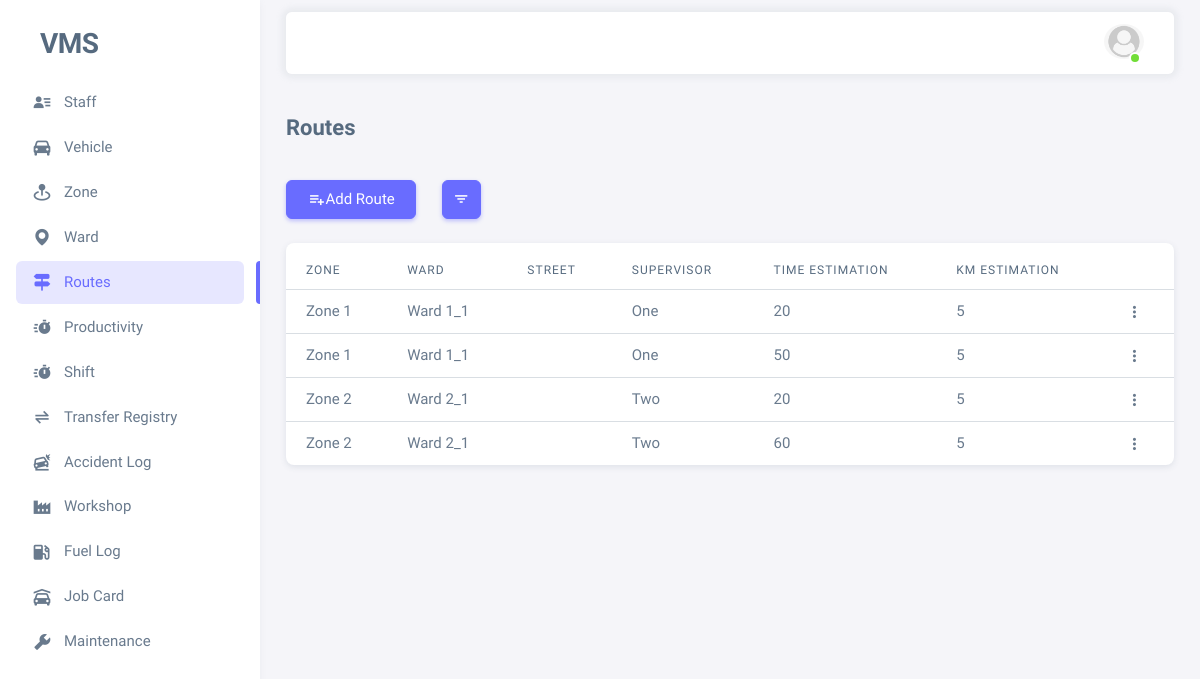
The page /route-list/ (signed in) on the database its author committed.
### vms_app/models.py (models this page shows, shortened)
class Employee(AbstractBaseUser, PermissionsMixin):
    id = models.UUIDField(primary_key=True, editable=False, unique=True, default=uuid.uuid4)
    name = models.CharField(max_length=100)
    image = models.ImageField(upload_to='profiles/', null=True, blank=True)
    employee_id = models.CharField(max_length=100, unique=True)
    is_active = models.BooleanField(default=True)
    is_staff = models.BooleanField(default=True)
    is_superuser = models.BooleanField(default=False)
    is_zonal_manager = models.BooleanField(default=False)
    is_mechanic = models.BooleanField(default=False)
    contact = models.CharField(max_length=255)
    address = models.TextField()
    remark = models.TextField(null=True, blank=True)
    objects = EmployeeManager()
    USERNAME_FIELD = 'employee_id'
    REQUIRED_FIELDS = ['name']
    def __str__(self) -> str:
        return self.name

class Route(models.Model):
    zone = models.ForeignKey(Zone, related_name='zone_routes_set', on_delete=models.PROTECT)
    ward = models.ForeignKey(Ward, related_name='ward_routes_set', on_delete=models.PROTECT)
    route = models.CharField(max_length=500, null=True, blank=True)
    starting_point = models.CharField(max_length=250, default=None, null=True, blank=True)
    km_estimation = models.IntegerField(null=True, blank=True, default=50)
    time_estimation = models.IntegerField(default=100, null=True, blank=True)
    is_active = models.BooleanField(default=True)
    is_working = models.BooleanField(default=False)
    supervisor = models.ForeignKey(Employee, on_delete=models.SET_NULL, null=True, blank=True,
                                   related_name='route_supervised_by', limit_choices_to={'is_active': True})
    created_by = models.ForeignKey(Employee, on_delete=models.SET_NULL, null=True, blank=True,
                                   related_name='route_created_by')
    created_on = models.DateTimeField(auto_now_add=True)
    updated_by = models.ForeignKey(Employee, on_delete=models.SET_NULL, null=True, blank=True,
                                   related_name='route_updated_by')
    updated_on = models.DateTimeField(auto_now=True)

class Zone(models.Model):
    zone_name = models.CharField(max_length=50, unique=True)
    zone_code = models.CharField(max_length=50, null=True, blank=True)
    is_active = models.BooleanField(default=True)
    def __str__(self):
        if self.zone_code:
            return self.zone_code
        else:
            return self.zone_name

class Ward(models.Model):
    ward_name = models.CharField(max_length=50, unique=True)
    ward_code = models.CharField(max_length=50, blank=True, null=True)  # should be altered to unique later
    zone = models.ForeignKey(Zone, related_name='contained_wards_set', on_delete=models.PROTECT)
    is_active = models.BooleanField(default=True)
    def __str__(self):
        return f"{self.ward_name}"

### vms_app/views.py (the view)
# urls.py: path('route-list/', views.route_list, name='route_list'),
@login_required(login_url='login')
@active_required
def route_list(request):
    search_active = False if request.GET.get('query', None) == "in_active" else True
    routes = Route.objects.filter(is_active=search_active)
    context = {
        "routes": routes,
        "menu": "menu-route"
    }
    return render(request, 'vms_app/routes_list.html', context)

### vms_app/templates/vms_app/routes_list.html (shortened to what this page needs)
{% extends "base.html" %}
{% block content %}
<h4 class="fw-bold py-3 mb-4">Routes</h4>
<div class="row">
    <div class="col-auto">
        <a href="{% url "add_route" %}" class="btn btn-primary">
            <span class="tf-icons bx bx-list-plus"></span> Add Route
        </a>
    </div>
    <div class="col-auto">
        <button type="button" class="btn btn-primary btn-icon dropdown-toggle hide-arrow" data-bs-toggle="dropdown" aria-expanded="false">
            <i class="bx bx-filter"></i>
        </button>
    </div>
</div>
<div class="card mt-4">
    <div class="table-responsive text-nowrap mt-2">
        <table class="table">
            <thead>
                <tr>
                    <th>Zone</th>
                    <th>Ward</th>
                    <th>Street</th>
                    <th>Supervisor</th>
                    <th>Time Estimation</th>
                    <th>Km Estimation</th>
                    <th></th>
                </tr>
            </thead>
            <tbody class="table-border-bottom-0">
                {% for route in routes %}
                <tr>
                    <td>{{route.zone}}</td>
                    <td>{{route.ward}}</td>
                    <td>{{route.street}}</td>
                    <td>{{route.supervisor}}</td>
                    <td>{{route.time_estimation}}</td>
                    <td>{{route.km_estimation}}</td>
                    <td>
                        {% if request.user.is_superuser %}
                        <div class="dropdown">
                            <button type="button" class="btn p-0 dropdown-toggle hide-arrow" data-bs-toggle="dropdown">
                              <i class="bx bx-dots-vertical-rounded"></i>
                            </button>
                        </div>
                        {% else %}
                            <a href="{% url "edit_route" route.id %}" class="btn btn-sm btn-icon btn-primary">
                                <span class="tf-icons bx bxs-pencil"></span>
                            </a>
                        {% endif %}
                    </td>
                </tr>
                {% endfor %}
            </tbody>
        </table>
    </div>
</div>
{% endblock content %}

### templates/base.html (shortened to what this page needs)
<!DOCTYPE html>
{% load static %}
<html
        lang="en"
        class="light-style layout-menu-fixed"
        dir="ltr"
        data-theme="theme-default"
        data-assets-path="{% static "assets/" %}"
        data-template="vertical-menu-template-free"
>
<head>
    <link rel="stylesheet" href="{% static "assets/vendor/fonts/boxicons.css" %}"/>
    <link rel="stylesheet" href="{% static "assets/vendor/css/core.css" %}" class="template-customizer-core-css"/>
    <link rel="stylesheet" href="{% static "assets/vendor/css/theme-default.css" %}"
          class="template-customizer-theme-css"/>
    <link rel="stylesheet" href="{% static "assets/css/demo.css" %}"/>
    <link rel="stylesheet" href="{% static "assets/vendor/libs/perfect-scrollbar/perfect-scrollbar.css" %}"/>
    <link rel="stylesheet" href="{% static "assets/vendor/libs/apex-charts/apex-charts.css" %}"/>
    <link rel="stylesheet" href="https://cdn.jsdelivr.net/npm/bootstrap-icons@1.11.3/font/bootstrap-icons.min.css">
    <link href="https://cdn.datatables.net/1.13.7/css/dataTables.bootstrap5.min.css" rel="stylesheet">
</head>
<body>
<div class="layout-wrapper layout-content-navbar">
    <div class="layout-container">
        <aside id="layout-menu" class="layout-menu menu-vertical menu bg-menu-theme">
            <div class="app-brand demo">
                <a href="{% url "home" %}" class="app-brand-link">
                    <span class="app-brand-text demo menu-text fw-bolder ms-2">VMS</span>
                </a>
            </div>
            <ul class="menu-inner py-1">
                {% if request.user.is_superuser %}
                    <li class="menu-item" id="menu-staff">
                        <a href="{% url "staff_list" %}" class="menu-link">
                            <i class="menu-icon tf-icons bx bxs-user-detail"></i>
                            <div data-i18n="Staff">Staff</div>
                        </a>
                    </li>
                {% endif %}
                <li class="menu-item" id="menu-vehicle">
                    <a href="{% url "home" %}" class="menu-link">
                        <i class="menu-icon tf-icons bx bxs-car"></i>
                        <div data-i18n="Vehicle">Vehicle</div>
                    </a>
                </li>
                <li class="menu-item" id="menu-zone">
                    <a href="{% url "zone_list" %}" class="menu-link">
                        <i class="menu-icon tf-icons bx bxs-map-pin"></i>
                        <div data-i18n="Zone">Zone</div>
                    </a>
                </li>
                <li class="menu-item" id="menu-ward">
                    <a href="{% url "ward_list" %}" class="menu-link">
                        <i class="menu-icon tf-icons bx bxs-map"></i>
                        <div data-i18n="Ward">Ward</div>
                    </a>
                </li>
                <li class="menu-item" id="menu-route">
                    <a href="{% url "route_list" %}" class="menu-link">
                        <i class="menu-icon tf-icons bx bxs-directions"></i>
                        <div data-i18n="Routes">Routes</div>
                    </a>
                </li>
                <li class="menu-item" id="menu-productivity">
                    <a href="{% url "productivity_list" %}" class="menu-link">
                        <i class="menu-icon tf-icons bx bxs-timer"></i>
                        <div data-i18n="Productivity">Productivity</div>
                    </a>
                </li>
                <li class="menu-item" id="menu-shift">
                    <a href="{% url "shift_list" %}" class="menu-link">
                        <i class="menu-icon tf-icons bx bxs-timer"></i>
                        <div data-i18n="Shift">Shift</div>
                    </a>
                </li>
                <li class="menu-item" id="menu-transfer-registry">
                    <a href="{% url "transfer_register_view" %}" class="menu-link">
                        <i class="menu-icon tf-icons bx bx-transfer-alt"></i>
                        <div data-i18n="Transfer Registry">Transfer Registry</div>
                    </a>
                </li>
                <li class="menu-item" id="menu-accident-logs">
                    <a href="{% url "accident_log_view" %}" class="menu-link">
                        <i class="menu-icon tf-icons bx bxs-car-crash"></i>
                        <div data-i18n="Accident Log">Accident Log</div>
                    </a>
                </li>
                <li class="menu-item" id="menu-workshop">
                    <a href="{% url "workshop_list" %}" class="menu-link">
                        <i class="menu-icon tf-icons bx bxs-factory"></i>
                        <div data-i18n="Workshop">Workshop</div>
                    </a>
                </li>
                <li class="menu-item" id="menu-fuel-log">
                    <a href="{% url "fuel_log_list" %}" class="menu-link">
                        <i class="menu-icon tf-icons bx bxs-gas-pump"></i>
                        <div data-i18n="Fuel Log">Fuel Log</div>
                    </a>
                </li>
                <li class="menu-item" id="menu-job-card">
                    <a href="{% url "job_card_list" %}" class="menu-link">
                        <i class='menu-icon tf-icons bx bxs-car-garage'></i>
                        <div data-i18n="Job Card">Job Card</div>
                    </a>
                </li>
                <li class="menu-item" id="menu-maintenance">
                    <a href="{% url 'maintenance_schedule_list' %}" class="menu-link">
                        <i class='menu-icon tf-icons bx bxs-wrench'></i>
                        <div data-i18n="Maintenance">Maintenance</div>
                    </a>
                </li>
            </ul>
        </aside>
        <div class="layout-page">
            <nav class="layout-navbar container-xxl navbar navbar-expand-xl navbar-detached align-items-center bg-navbar-theme"
                 id="layout-navbar">
                <div class="navbar-nav-right d-flex align-items-center" id="navbar-collapse">
                    <ul class="navbar-nav flex-row align-items-center ms-auto">
                        <li class="nav-item navbar-dropdown dropdown-user dropdown">
                            <a class="nav-link dropdown-toggle hide-arrow" href="javascript:void(0);"
                               data-bs-toggle="dropdown">
                                <div class="avatar avatar-online">
                                    <img src="
                                            {% if request.user.image %}{{ request.user.image.url }}{% else %}{% static "assets/img/avatars/default.png" %}{% endif %}"
                                         width="50px" alt class="w-px-40 h-auto rounded-circle"/>
                                </div>
                            </a>
                        </li>
                    </ul>
                </div>
            </nav>
            <div class="content-wrapper">
                <div class="container-xxl flex-grow-1 container-p-y">
                    {% block content %}
                    {% endblock content %}
                </div>
            </div>
        </div>
    </div>
</div>
</body>
</html>

### static/assets/css/demo.css (style rules this page uses)
.menu .app-brand.demo { height: 64px; margin-top: 12px; }
.app-brand-text.demo { font-size: 1.75rem; letter-spacing: -0.5px; }

### rows shown on the page
Employee: image (placeholder picture)
Route: zone "Zone 1", ward "Ward 1_1", supervisor "One", time_estimation "20", km_estimation "5"
Route: zone "Zone 1", ward "Ward 1_1", supervisor "One", time_estimation "50", km_estimation "5"
Route: zone "Zone 2", ward "Ward 2_1", supervisor "Two", time_estimation "20", km_estimation "5"
Route: zone "Zone 2", ward "Ward 2_1", supervisor "Two", time_estimation "60", km_estimation "5"
